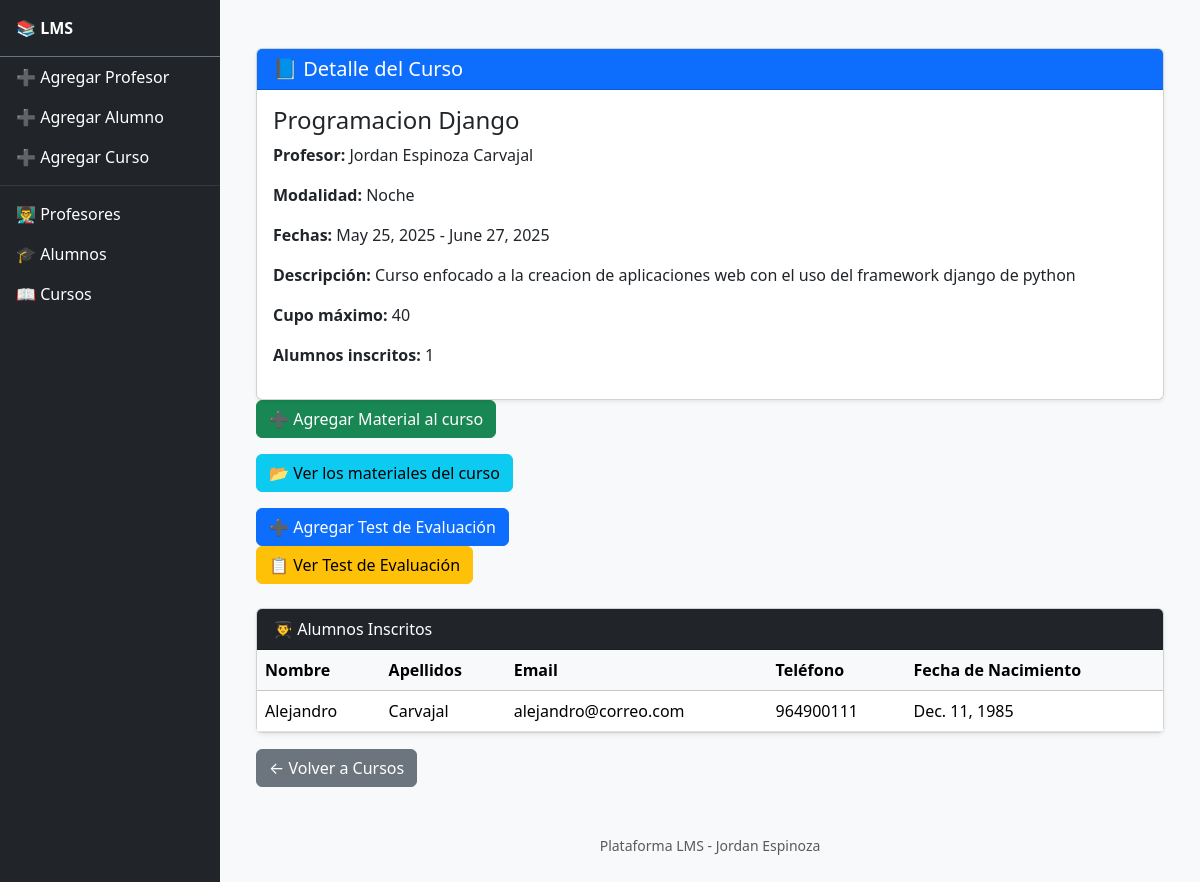
/plataforma/detalle_curso/1/, run on an earlier commit of the app's database.
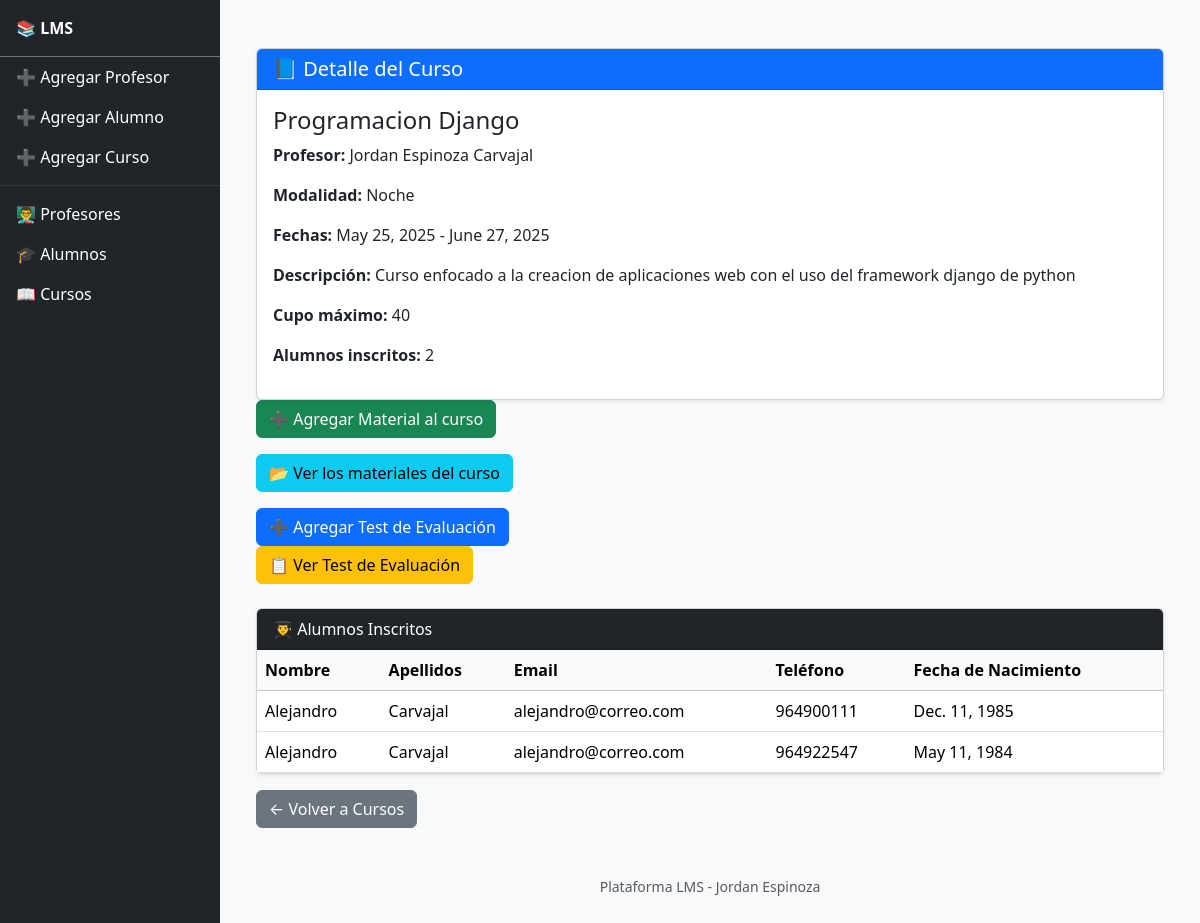
And on a later commit of the database.
### Plataforma/models.py (models this page shows, shortened)
class Curso(models.Model):
    MODALIDAD_CHOICES = [
        ('Mañana', 'Mañana'),
        ('Noche', 'Noche'),
        ('Fin de Semana', 'Fin de Semana'),
    ]
    nombre_curso = models.CharField(max_length=100)
    profesor_curso = models.ForeignKey(Profesor, on_delete=models.CASCADE, related_name='cursos')
    max_alumnos = models.PositiveIntegerField(default=40)  # límite
    fecha_inicio = models.DateField()
    fecha_fin = models.DateField()
    modalidad = models.CharField(max_length=100, choices=MODALIDAD_CHOICES)
    descripcion = models.TextField()
    def alumnos_count(self):
        return self.alumnos.count()

class Alumno(models.Model):
    nombre = models.CharField(max_length=100)
    apellidos = models.CharField(max_length=100)
    email = models.EmailField()
    telefono = models.CharField(max_length=15)
    fecha_nacimiento = models.DateField()
    fecha_inscripcion = models.DateField()
    cursos = models.ManyToManyField('Curso', related_name='alumnos', blank=True)

class Profesor(models.Model):
    nombre = models.CharField(max_length=100)
    apellidos = models.CharField(max_length=100)
    email = models.EmailField()
    telefono = models.CharField(max_length=15)
    especialidad = models.CharField(max_length=100)
    fecha_nacimiento = models.DateField()

### Plataforma/views.py (the view)
# urls.py: path('detalle_curso/<int:curso_id>/', detalle_curso, name='detalle_curso'),
def detalle_curso(request, curso_id):
    curso = get_object_or_404(Curso, id = curso_id)
    alumnos_inscritos = curso.alumnos.all()
    return render(request, 'plataforma/detalle_curso.html', {'curso': curso, 'alumnos_inscritos': alumnos_inscritos})

### Plataforma/templates/plataforma/detalle_curso.html (shortened to what this page needs)
{% extends 'template_base.html' %}
{% load static %}
{% block content %}
<div class="container mt-4">
    <div class="card shadow-sm">
        <div class="card-header bg-primary text-white">
            <h5 class="mb-0">📘 Detalle del Curso</h5>
        </div>
        <div class="card-body">
            <h4 class="card-title">{{ curso.nombre_curso }}</h4>
            <p><strong>Profesor:</strong> {{ curso.profesor_curso.nombre }} {{ curso.profesor_curso.apellidos }}</p>
            <p><strong>Modalidad:</strong> {{ curso.modalidad }}</p>
            <p><strong>Fechas:</strong> {{ curso.fecha_inicio }} - {{ curso.fecha_fin }}</p>
            <p><strong>Descripción:</strong> {{ curso.descripcion }}</p>
            <p><strong>Cupo máximo:</strong> {{ curso.max_alumnos }}</p>
            <p><strong>Alumnos inscritos:</strong> {{ curso.alumnos_count }}</p>
        </div>
    </div>
    <div>
    <p>
        <a href="{% url 'agregar_material' curso.id %}" class="btn btn-success">
            ➕ Agregar Material al curso
        </a>
    </p>
    <p>
        <a href="{% url 'ver_materiales' curso.id %}" class="btn btn-info">
            📂 Ver los materiales del curso
        </a>
    </p>
    <a href="{% url 'crear_actividad' curso.id %}" class="btn btn-primary">
        ➕ Agregar Test de Evaluación
    </a>
    <div class="d-flex align-items-center gap-2">
        <a href="{% url 'ver_actividad' curso.id %}" class="btn btn-warning">
    📋 Ver Test de Evaluación
</a>
    </div>
</div>
    <div class="card mt-4 shadow-sm">
        <div class="card-header bg-dark text-white">
            👨‍🎓 Alumnos Inscritos
        </div>
        <div class="card-body p-0">
            {% if alumnos_inscritos %}
            <div class="table-responsive">
                <table class="table table-hover align-middle mb-0">
                    <thead class="table-light">
                        <tr>
                            <th>Nombre</th>
                            <th>Apellidos</th>
                            <th>Email</th>
                            <th>Teléfono</th>
                            <th>Fecha de Nacimiento</th>
                        </tr>
                    </thead>
                    <tbody>
                        {% for alumno in alumnos_inscritos %}
                        <tr>
                            <td>{{ alumno.nombre }}</td>
                            <td>{{ alumno.apellidos }}</td>
                            <td>{{ alumno.email }}</td>
                            <td>{{ alumno.telefono }}</td>
                            <td>{{ alumno.fecha_nacimiento }}</td>
                        </tr>
                        {% endfor %}
                    </tbody>
                </table>
            </div>
            {% else %}
                <div class="p-3 text-muted">No hay alumnos inscritos aún en este curso.</div>
            {% endif %}
        </div>
    </div>
    <div class="mt-3">
        <a href="{% url 'listar_cursos' %}" class="btn btn-secondary">← Volver a Cursos</a>
    </div>
</div>
{% endblock content %}

What changed in the data, as far as the page shows it:
computed for Curso "Programacion Django": alumnos_count "1" → "2"
added Alumno: nombre "Alejandro", apellidos "Carvajal", email "alejandro@correo.com", telefono "964922547", fecha_nacimiento "May 11, 1984"
